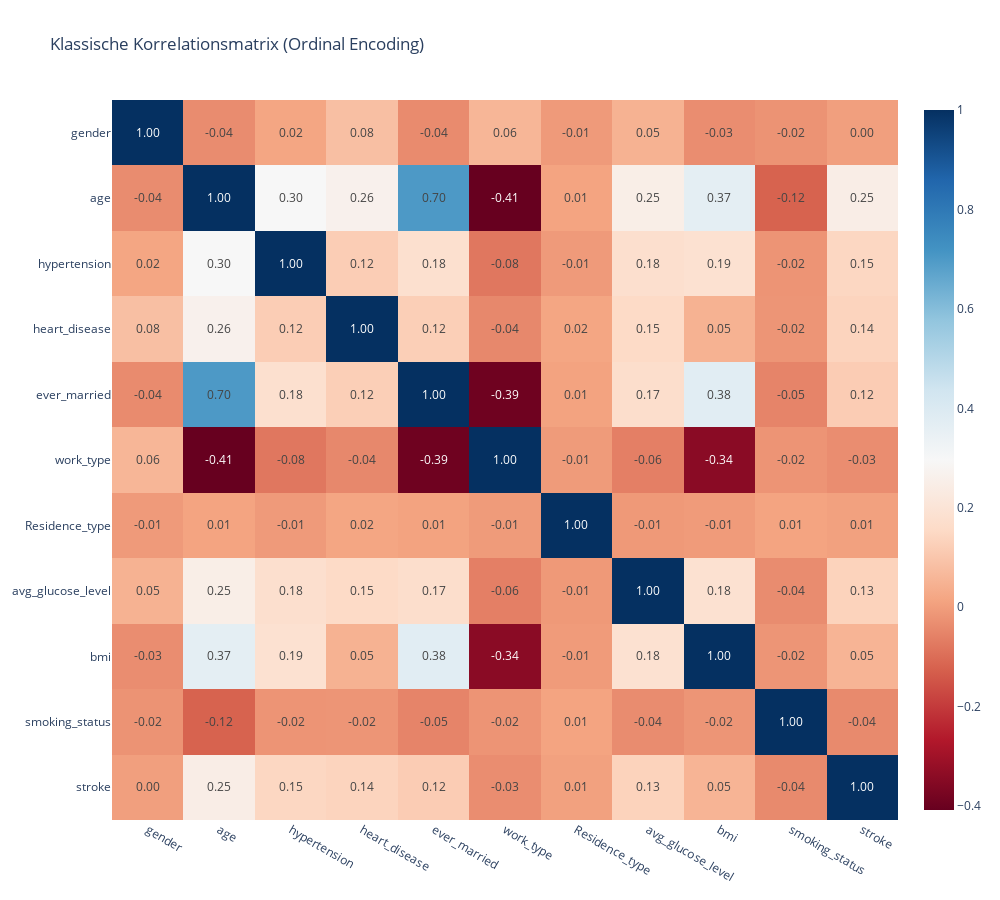

Notebook cell for this chart:
### Code cell
# 1. DataFrame vorbereiten: keine 'Unknown'
%matplotlib inline

df_corr_ord = df_upd[df_upd['smoking_status'] != 'Unknown'].copy()

# 2. Kategoriale Spalten identifizieren und mit OrdinalEncoder transformieren
categorical_cols = df_corr_ord.select_dtypes(include=['object']).columns
oe = OrdinalEncoder()
df_corr_ord[categorical_cols] = oe.fit_transform(df_corr_ord[categorical_cols].astype(str))

# 3. Optional: Skalieren (empfohlen für KNN oder Vergleiche)
scaler = MinMaxScaler()
df_corr_ord[df_corr_ord.columns] = scaler.fit_transform(df_corr_ord)

# 4. Korrelation berechnen
corr_ord = df_corr_ord.corr()

# 5. Klassische Korrelationsmatrix plotten
fig = px.imshow(
corr_ord,
text_auto='.2f',
color_continuous_scale='RdBu',
title="Klassische Korrelationsmatrix (Ordinal Encoding)",
aspect='auto'
)
fig.update_layout(width=1000, height=900)
fig.show()

# 6. Top 5 Korrelationspaare extrahieren (nur untere Dreieck)
mask = np.triu(np.ones_like(corr_ord, dtype=bool))
corr_ord_masked = corr_ord.mask(mask)
corr_pairs = corr_ord_masked.stack().sort_values(ascending=False)

# Top 5 stärkste positive Korrelationen allgemein
top5_positive = corr_pairs.head(5)

# 7. Top 5 visuell als Balkendiagramm
plt.figure(figsize=(10, 6))
top5_positive.plot(kind='barh', color='mediumseagreen')
plt.title('Top 5 stärkste positive Korrelationen (Ordinal Encoding)')
plt.xlabel('Korrelationskoeffizient')
plt.grid(True)
plt.gca().invert_yaxis()
plt.tight_layout()
plt.show()

# 8. Ausgabe als Tabelle
print("\nTop 5 stärkste positive Korrelationen:")
print(top5_positive)

### Figure 1 — Plotly figure (JSON) as saved in the notebook; plotly's stock layout.template omitted (floating-point values rounded to 4 significant figures)
{"data": [{"coloraxis": "coloraxis", "hovertemplate": "x: %{x}<br>y: %{y}<br>color: %{z}<extra></extra>", "name": "0", "texttemplate": "%{z:.2f}", "type": "heatmap", "x": ["gender", "age", "hypertension", "heart_disease", "ever_married", "work_type", "Residence_type", "avg_glucose_level", "bmi", "smoking_status", "stroke"], "xaxis": "x", "y": ["gender", "age", "hypertension", "heart_disease", "ever_married", "work_type", "Residence_type", "avg_glucose_level", "bmi", "smoking_status", "stroke"], "yaxis": "y", "z": [[1.0, -0.0355, 0.01749, 0.08214, -0.03902, 0.05767, -0.006932, 0.0477, -0.03354, -0.02325, 0.002726], [-0.0355, 1.0, 0.2966, 0.2624, 0.7014, -0.4079, 0.01296, 0.2504, 0.3666, -0.1201, 0.2462], [0.01749, 0.2966, 1.0, 0.1186, 0.1801, -0.07919, -0.008037, 0.1753, 0.1851, -0.01957, 0.1454], [0.08214, 0.2624, 0.1186, 1.0, 0.1234, -0.04474, 0.01582, 0.1543, 0.0481, -0.01808, 0.1365], [-0.03902, 0.7014, 0.1801, 0.1234, 1.0, -0.3937, 0.01014, 0.1699, 0.3758, -0.05264, 0.1165], [0.05767, -0.4079, -0.07919, -0.04474, -0.3937, 1.0, -0.006887, -0.0628, -0.3424, -0.0196, -0.03395], [-0.006932, 0.01296, -0.008037, 0.01582, 0.01014, -0.006887, 1.0, -0.01099, -0.005801, 0.01299, 0.007257], [0.0477, 0.2504, 0.1753, 0.1543, 0.1699, -0.0628, -0.01099, 1.0, 0.1842, -0.03626, 0.1335], [-0.03354, 0.3666, 0.1851, 0.0481, 0.3758, -0.3424, -0.005801, 0.1842, 1.0, -0.01809, 0.05377], [-0.02325, -0.1201, -0.01957, -0.01808, -0.05264, -0.0196, 0.01299, -0.03626, -0.01809, 1.0, -0.04114], [0.002726, 0.2462, 0.1454, 0.1365, 0.1165, -0.03395, 0.007257, 0.1335, 0.05377, -0.04114, 1.0]]}], "layout": {"coloraxis": {"colorscale": [[0, "rgb(103,0,31)"], [0.1, "rgb(178,24,43)"], [0.2, "rgb(214,96,77)"], [0.3, "rgb(244,165,130)"], [0.4, "rgb(253,219,199)"], [0.5, "rgb(247,247,247)"], [0.6, "rgb(209,229,240)"], [0.7, "rgb(146,197,222)"], [0.8, "rgb(67,147,195)"], [0.9, "rgb(33,102,172)"], [1, "rgb(5,48,97)"]]}, "height": 900, "title": {"text": "Klassische Korrelationsmatrix (Ordinal Encoding)"}, "width": 1000, "xaxis": {"anchor": "y", "domain": [0, 1]}, "yaxis": {"anchor": "x", "autorange": "reversed", "domain": [0, 1]}}}
